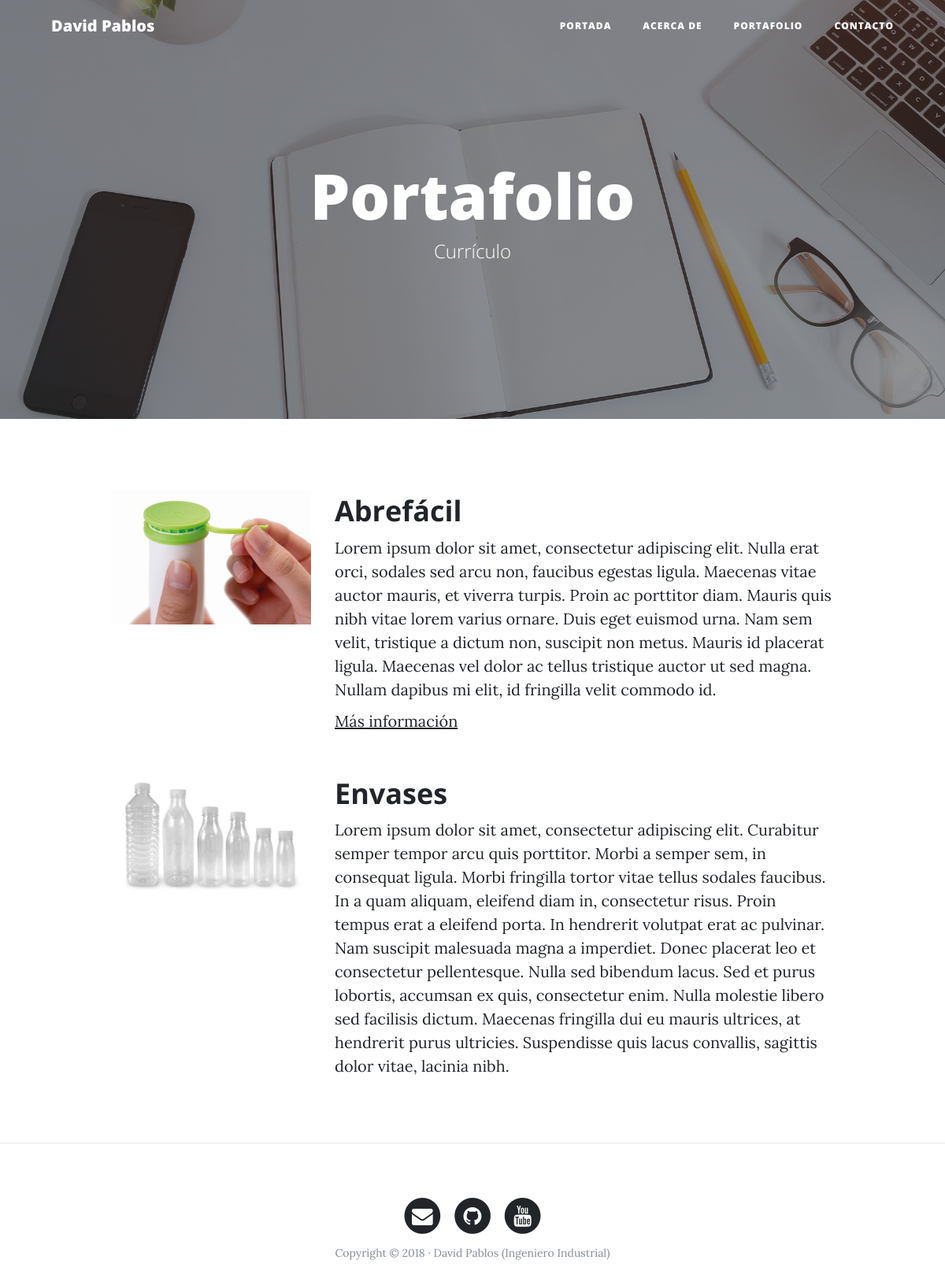
The page /portfolio/ on the database its author committed.
### portfolio/models.py (models this page shows, shortened)
class Project(models.Model):
    title = models.CharField(max_length=200, verbose_name="Título")
    description = models.TextField(verbose_name="Descripción")
    image = models.ImageField(verbose_name="Imagen", upload_to="projects")
    more_info = models.URLField(null=True, blank=True, verbose_name="Más información")
    created_at = models.DateTimeField(auto_now_add=True, verbose_name="Fecha de creación")
    updated_at = models.DateTimeField(auto_now=True, verbose_name="Fecha de edición")
    class Meta:
        verbose_name = "Proyecto"
        verbose_name_plural = "Proyectos"
        ordering = ["-created_at"]

### portfolio/views.py (the view)
# urls.py: path('portfolio/', portfolio_views.portfolio, name='portfolio'),
def portfolio(request):
    projects = Project.objects.all()
    return render(request, "portfolio/portfolio.html", {'projects':projects})

### portfolio/templates/portfolio/portfolio.html (shortened to what this page needs)
{% extends 'core/base.html' %}
{% block background %}{% load static %}{% static 'core/img/portfolio-bg.jpg' %}{% endblock %}
{% block headers %}
<h1>Portafolio</h1>
<span class="subheading">Currículo</span>
{% endblock %}
{% block content %}
    {% for project in projects %}
        <div class="row project">
        <div class="col-lg-3 col-md-4 offset-lg-1">
                <img class="img-fluid" src="{{project.image.url}}" alt="">
        </div>
        <div class="col-lg-7 col-md-8">
            <h2 class="section-heading title">{{project.title}}</h2>
            <p>{{project.description}}</p>
            {% if project.more_info %}
                <p><a href="{{project.more_info}}">Más información</a></p>
            {% endif %}
        </div>
        </div>
    {% endfor %}
{% endblock %}

### core/templates/core/base.html (shortened to what this page needs)
<!DOCTYPE html>
<html lang="es">
  <head>
    {% load static %}
    <link href="{% static 'core/vendor/bootstrap/css/bootstrap.min.css' %}" rel="stylesheet">
    <link href="{% static 'core/vendor/font-awesome/css/font-awesome.min.css' %}" rel="stylesheet" type="text/css">
    <link href="{% static 'core/css/clean-blog.min.css' %}" rel="stylesheet">
  </head>
  <body>
    <nav class="navbar navbar-expand-lg navbar-light fixed-top" id="mainNav">
      <div class="container">
        <a class="navbar-brand" href="{% url 'home' %}">David Pablos</a>
        <div class="collapse navbar-collapse" id="navbarResponsive">
          <ul class="navbar-nav ml-auto">
            <li class="nav-item">
              <a class="nav-link" href="{% url 'home' %}">Portada</a>
            </li>
            <li class="nav-item">
              <a class="nav-link" href="{% url 'about' %}">Acerca de</a>
            </li>
            <li class="nav-item">
              <a class="nav-link" href="{% url 'portfolio' %}">Portafolio</a>
            </li>
            <li class="nav-item">
              <a class="nav-link" href="{% url 'contact' %}">Contacto</a>
            </li>
          </ul>
        </div>
      </div>
    </nav>
    <header class="masthead" style="background-image: url('{% block background %} {% endblock %}')">
      <div class="overlay"></div>
      <div class="container">
        <div class="row">
          <div class="col-lg-8 col-md-10 mx-auto">
            <div class="site-heading">
                {% block headers %} {% endblock %}
            </div>
          </div>
        </div>
      </div>
    </header>
    <div class="container">
        {% block content %}{% endblock %}
    </div>
    {% if request.path != "/" %}<hr>{% endif %}
    <footer>
      <div class="container">
        <div class="row">
          <div class="col-lg-8 col-md-10 mx-auto">
            <ul class="list-inline text-center">
              <li class="list-inline-item">
                <a href="#">
                  <span class="fa-stack fa-lg">
                    <i class="fa fa-circle fa-stack-2x"></i>
                    <i class="fa fa-envelope fa-stack-1x fa-inverse"></i>
                  </span>
                </a>
              </li>
              <li class="list-inline-item">
                <a href="#">
                  <span class="fa-stack fa-lg">
                    <i class="fa fa-circle fa-stack-2x"></i>
                    <i class="fa fa-github fa-stack-1x fa-inverse"></i>
                  </span>
                </a>
              </li>
              <li class="list-inline-item">
                <a href="#">
                  <span class="fa-stack fa-lg">
                    <i class="fa fa-circle fa-stack-2x"></i>
                    <i class="fa fa-youtube fa-stack-1x fa-inverse"></i>
                  </span>
                </a>
              </li>
            </ul>
            <p class="copyright text-muted">Copyright &copy; 2018 · David Pablos (Ingeniero Industrial) </p>
          </div>
        </div>
      </div>
    </footer>
  </body>
</html>

### rows shown on the page
Project: image (picture), title "Abrefácil", description "Lorem ipsum dolor sit amet, consectetur adipiscing elit. Nulla erat orci, sodales sed arcu non, faucibus egestas ligula. Maecenas vitae auctor mauris, et viverra turpis. Proin ac porttitor diam. Mauris quis nibh vitae lorem varius ornare. Duis eget euismod urna. Nam sem velit, tristique a dictum non, suscipit non metus. Mauris id placerat ligula. Maecenas vel dolor ac tellus tristique auctor ut sed magna. Nullam dapibus mi elit, id fringilla velit commodo id."
Project: image (picture), title "Envases", description "Lorem ipsum dolor sit amet, consectetur adipiscing elit. Curabitur semper tempor arcu quis porttitor. Morbi a semper sem, in consequat ligula. Morbi fringilla tortor vitae tellus sodales faucibus. In a quam aliquam, eleifend diam in, consectetur risus. Proin tempus erat a eleifend porta. In hendrerit volutpat erat ac pulvinar. Nam suscipit malesuada magna a imperdiet. Donec placerat leo et consectetur pellentesque. Nulla sed bibendum lacus. Sed et purus lobortis, accumsan ex quis, consectetur enim. Nulla molestie libero sed facilisis dictum. Maecenas fringilla dui eu mauris ultrices, at hendrerit purus ultricies. Suspendisse quis lacus convallis, sagittis dolor vitae, lacinia nibh."
